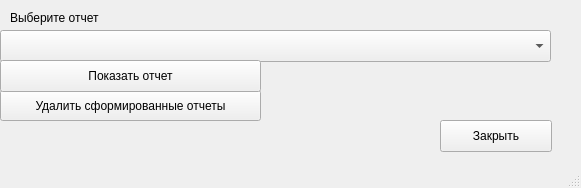
<?xml version="1.0" encoding="UTF-8"?>
<ui version="4.0">
 <class>MainWindow</class>
 <widget class="QMainWindow" name="MainWindow">
  <property name="geometry">
   <rect>
    <x>0</x>
    <y>0</y>
    <width>581</width>
    <height>188</height>
   </rect>
  </property>
  <property name="windowTitle">
   <string>Сохранить отчет</string>
  </property>
  <widget class="QWidget" name="centralwidget">
   <widget class="QLabel" name="label">
    <property name="geometry">
     <rect>
      <x>10</x>
      <y>10</y>
      <width>161</width>
      <height>16</height>
     </rect>
    </property>
    <property name="text">
     <string>Выберите отчет</string>
    </property>
   </widget>
   <widget class="QComboBox" name="comboBox">
    <property name="geometry">
     <rect>
      <x>0</x>
      <y>30</y>
      <width>551</width>
      <height>32</height>
     </rect>
    </property>
   </widget>
   <widget class="QPushButton" name="pushButton">
    <property name="geometry">
     <rect>
      <x>0</x>
      <y>90</y>
      <width>261</width>
      <height>31</height>
     </rect>
    </property>
    <property name="text">
     <string>Удалить сформированные отчеты</string>
    </property>
   </widget>
   <widget class="QPushButton" name="pushButton_2">
    <property name="geometry">
     <rect>
      <x>440</x>
      <y>120</y>
      <width>112</width>
      <height>32</height>
     </rect>
    </property>
    <property name="text">
     <string>Закрыть</string>
    </property>
   </widget>
   <widget class="QPushButton" name="pushButton_3">
    <property name="geometry">
     <rect>
      <x>0</x>
      <y>60</y>
      <width>261</width>
      <height>32</height>
     </rect>
    </property>
    <property name="text">
     <string>Показать отчет</string>
    </property>
   </widget>
  </widget>
  <widget class="QStatusBar" name="statusbar"/>
 </widget>
 <resources/>
 <connections/>
</ui>
